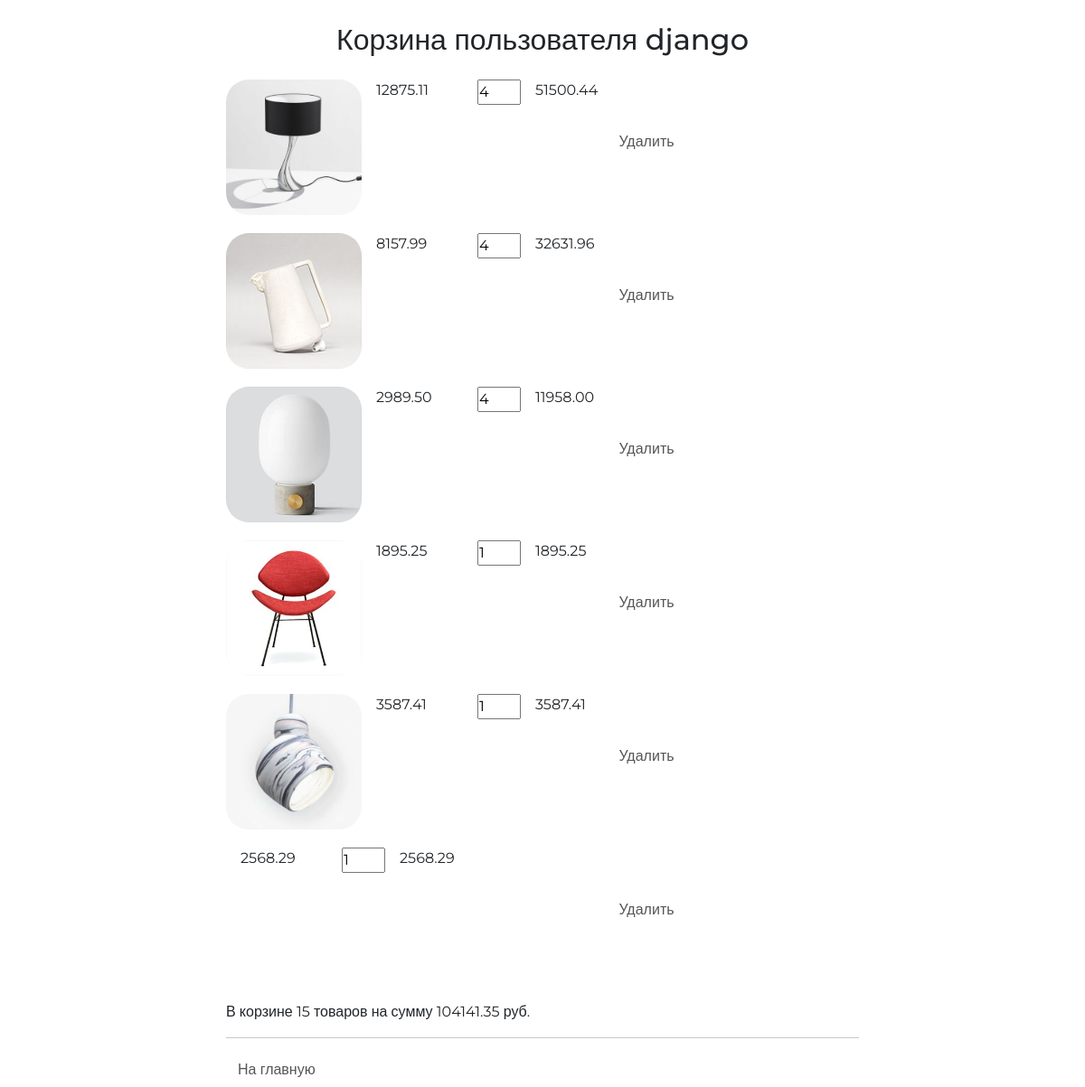
Page /basket/ (signed in) on the committed database.
### authapp/models.py (models this page shows)
class ShopUser(AbstractUser):
    avatar = models.ImageField(upload_to='users', blank=True)
    age = models.PositiveSmallIntegerField(default=18, verbose_name='Возраст')

### basketapp/models.py (models this page shows, shortened)
class Basket(models.Model):
    user = models.ForeignKey(settings.AUTH_USER_MODEL, on_delete=models.CASCADE, related_name='basket')
    product = models.ForeignKey(Product, on_delete=models.CASCADE)
    quantity = models.PositiveSmallIntegerField(default=0)
    created_at = models.DateTimeField(auto_now_add=True)
    @property
    def product_cost(self):
        return self.product.price * self.quantity
    @property
    def total_quantity(self):
        items = Basket.objects.filter(user=self.user)
        _total_quantity = sum(list(map(lambda x: x.quantity, items)))
        return _total_quantity
    @property
    def total_cost(self):
        items = Basket.objects.filter(user=self.user)
        _total_cost = sum(list(map(lambda x: x.product_cost, items)))
        return _total_cost

### mainapp/models.py (models this page shows, shortened)
class Product(models.Model):
    category = models.ForeignKey(ProductCategory, on_delete=models.CASCADE)
    name = models.CharField(max_length=255)
    image = models.ImageField(upload_to='products_img', blank=True, null=True)
    short_desc = models.CharField(max_length=255, blank=True)
    description = models.TextField(blank=True, null=True)
    price = models.DecimalField(max_digits=8, decimal_places=2, default=0)
    quantity = models.PositiveIntegerField(default=0)
    is_active = models.BooleanField(default=True)
    class Meta:
        verbose_name = 'продукт'
        verbose_name_plural = 'Продукты'

### basketapp/views.py (the view)
# urls.py: path('', basketapp.basket, name='basket'),
@login_required
def basket(request):
    context = {
        'title': 'Корзина',
        'basket_list': Basket.objects.filter(user=request.user)
    }
    return render(request, 'basketapp/basket.html', context)

### basketapp/templates/basketapp/basket.html
{% extends 'basketapp/base.html' %}
{% block content %}
    <div class="basket_list">
    {% include 'basketapp/includes/inc_basket_list.html' %}
    </div>
    <hr>
<button class="btn btn-round">
    <a href="{% url 'index' %}">На главную</a>
</button>
{% endblock %}

### basketapp/templates/basketapp/base.html (shortened to what this page needs)
<!DOCTYPE html>
{% load static %}
<html lang="ru">
<head>
    {% block css %}
        <link rel="stylesheet" type="text/css" href="{% static 'css/bootstrap.min.css' %}">
        <link rel="stylesheet" type="text/css" href="{% static 'css/style.css' %}">
        <link rel="stylesheet" href="{% static 'fonts/font-awesome/css/font-awesome.css' %}">
    {% endblock %}
</head>
<body>
<div class="basket_container">
    <div class="h2 text-center head">
        Корзина пользователя {% if user.username %}{{ user.username }}{% else %}пользователь{% endif %}
    </div>
    {% block content %}
    {% endblock %}
</div>
</body>
</html>

### basketapp/templates/basketapp/includes/inc_basket_list.html (shortened to what this page needs)
{% for item in basket_list %}
    <div class="basket_record">
        <img src="/media/{{ item.product.image }}" alt=""/>
        <span class="product_price">{{ item.product.price }}</span>
        <input type="number" name="{{ item.pk }}" min="0" value="{{ item.quantity }}"/>
        <span class="product_cost">{{ item.product_cost }}</span>
        <button class="btn btn-rounded">
            <a href="{% url 'basketapp:basket_remove' item.pk %}">Удалить</a>
        </button>
    </div>
{% endfor %}
{% if basket_list %}
    В корзине {{ basket_list.0.total_quantity }} товаров на сумму {{ basket_list.0.total_cost|floatformat:2 }} руб.
{% endif %}

### static/css/style.css (style rules this page uses)
* { margin: 0; padding: 0; }
body { font-family: 'Montserrat', sans-serif; }
html, body { height: 100%; }
.basket_container { margin: 25px auto; width: 700px; }
.basket_list input[type="number"] { width: 3em; position: relative; display: block; float: left; }
.basket_list span.product_price { margin-left: 1em; width: 7em; position: relative; display: block; float: left; }
.basket_list span.product_cost { margin-left: 1em; width: 7em; position: relative; display: block; float: left; }
.basket_list .basket_record { position: relative; display: block; height: 170px; float: none; }
.basket_container .head { margin: 25px auto; }
.basket_list .basket_record button { margin-top: 50px; margin-left: 390px; width: 150px; position: absolute; display: block; float: left; }
.basket_list button { margin-left: 45px; width: 150px; display: block; float: left; }
.basket_container button a { text-decoration: none; color: #555; }
.basket_container img { display: block; float: left; width: 150px; border-radius: 25px; }

### rows in the picture
ShopUser: username "django"
Basket: product.image (picture), product.price "12875.11", quantity "4", product_cost "51500.44", user+quantity "15", user+product+quantity "104141.35"
Basket: product.image (picture), product.price "8157.99", pk "4", product_cost "32631.96"
Basket: product.image (picture), product.price "2989.50", quantity "4", product_cost "11958.00"
Basket: product.image (picture), product.price "1895.25", quantity "1", product_cost "1895.25"
Basket: product.image (picture), product.price "3587.41", quantity "1", product_cost "3587.41"
Basket: product.price "2568.29", quantity "1", product_cost "2568.29"
